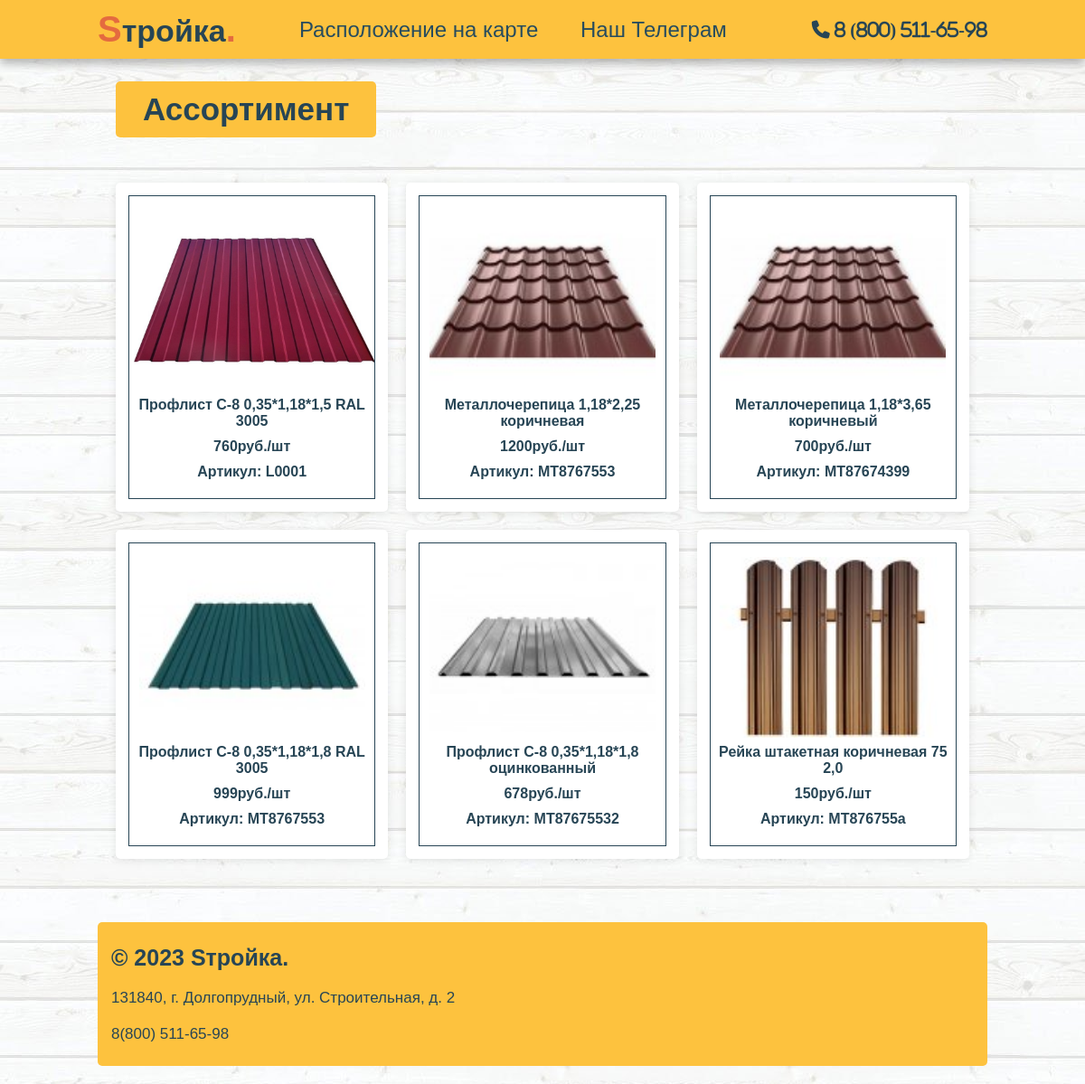
The page /category/5 on the database its author committed.
### main/models.py (models this page shows, shortened)
class Material(models.Model):
    title = models.CharField('Название материала', max_length=40)
    image = models.ImageField('Изображение', upload_to='image_Material/')
    quantity = models.CharField('Товар измеряется в:', max_length=10)
    code = models.CharField('Артикул', max_length=10)
    price = models.PositiveSmallIntegerField('Цена', default=0)
    category = models.ForeignKey(Product_categories, verbose_name='Категория', on_delete=models.SET_NULL, null=True)
    url = models.SlugField(max_length=160, unique=True)

### main/views.py (the view)
# urls.py: path('category/<int:category_id>', views.MaterialListView.as_view(), name = 'categories'),
class MaterialListView(ListView):
    model = Material
    template_name = 'main/categories.html'
    context_object_name = "mat"
    def get_queryset(self):
        category_id = self.kwargs.get('category_id')
        queryset = Material.objects.filter(category_id=category_id)
        return queryset

### templates/main/categories.html
{% extends 'main/base.html' %}
{% block content %}
{% load s_tag %}
<section class="categories">
    <div class="container">
        <h3 class="title">Ассортимент</h3>
        <div class="product-container">
        {% for str in mat %}
            <a href="#" class="product" data-name="p-1">
                <img src="{{ str.image.url }}" alt="">
                <h3>{{ str.title }}</h3>
                <h3>{{ str.price }}руб.{{ str.quantity }}</h3>
                <h3>Артикул: {{ str.code }}</h3>
            </a>
        {% endfor %}
        </div>
    </div>
</section>
{% endblock content %}

### static/css/style.css (style rules this page uses)
* { font-family: 'Montserrat', sans-serif; margin: 0; padding: 0; box-sizing: border-box; font-family: 'Mulish', sans-serif; outline: none; border: none; text-decoration: none; transition: .2s linear; }
html { font-size: 62.5%; scroll-behavior: smooth; scroll-padding-top: 6rem; overflow-x: hidden; background: url(../img/fon/1619144855_13-phonoteka_org-p-belie-doski-fon-17.jpg); }
section { padding: 2rem 9%; }
.container { max-width: 1200px; margin: 0 auto; padding: 3rem 2rem; }
.container .title { margin-top: 4rem; font-size: 3.5rem; color: #274555; margin-bottom: 5rem; display: inline-block; padding: 11px 30px; background: #fdc23e; border-radius: 5px; }
.container .product-container { display: grid; grid-template-columns: repeat(auto-fit, minmax(30rem, 1fr)); gap: 2rem; }
.container .product-container .product { text-align: center; padding: 3rem 2rem; background: #ffffff; box-shadow: 0 .15rem 1rem rgba(0, 0, 0, .1); outline: .1rem solid #274555; outline-offset: -1.5rem; cursor: pointer; border-radius: 5px; }
.container .product-container .product img { height: 20rem; }
.container .product-container .product h3 { padding: .5rem 0; font-size: 1.6rem; color: #274555; }

### rows shown on the page
Material: image (picture), title "Профлист С-8 0,35*1,18*1,5 RAL 3005", price "760", quantity "/шт", code "L0001"
Material: image (picture), title "Металлочерепица 1,18*2,25 коричневая", price "1200", quantity "/шт", code "MT8767553"
Material: image (picture), title "Металлочерепица 1,18*3,65 коричневый", price "700", quantity "/шт", code "MT87674399"
Material: image (picture), title "Профлист С-8 0,35*1,18*1,8 RAL 3005", price "999", quantity "/шт", code "MT8767553"
Material: image (picture), title "Профлист С-8 0,35*1,18*1,8 оцинкованный", price "678", quantity "/шт", code "MT87675532"
Material: image (picture), title "Рейка штакетная коричневая 75 2,0", price "150", quantity "/шт", code "MT876755a"
